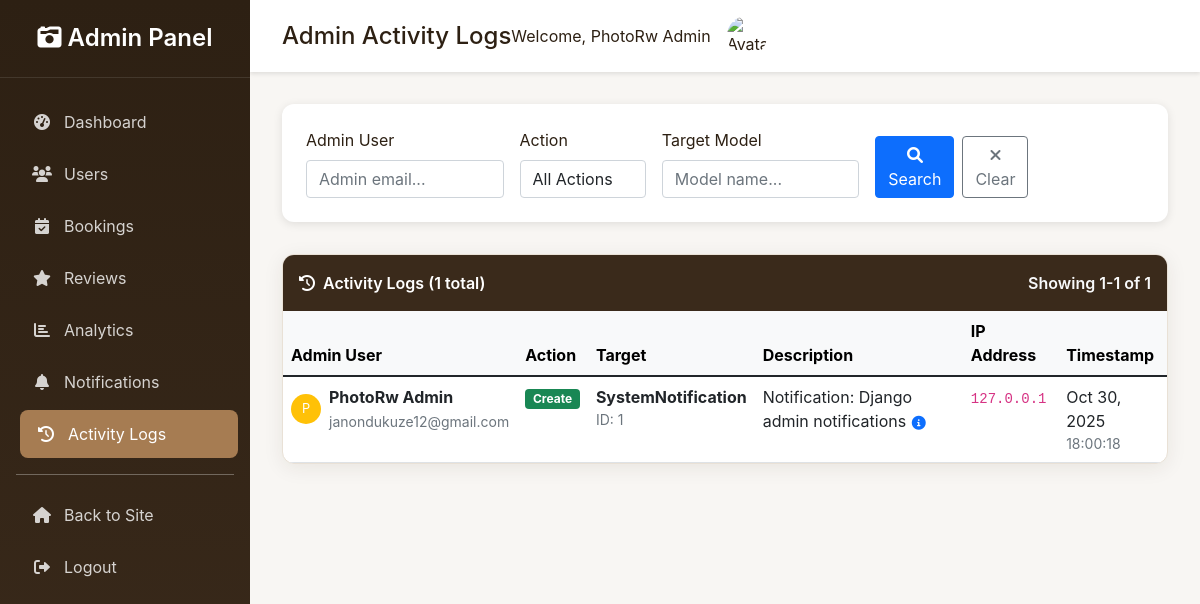
/admin-dashboard/logs/ (signed in), run on the app's committed database.
### users/models.py (models this page shows, shortened)
class User(AbstractUser):
	class Roles(models.TextChoices):
		PHOTOGRAPHER = 'photographer', _('Photographer')
		CLIENT = 'client', _('Client')
		ADMIN = 'admin', _('Platform Admin')
	username = models.CharField(
		_('username'),
		max_length=150,
		unique=True,
		help_text=_('Required. 150 characters or fewer. Letters, digits, spaces, dots, hyphens, and underscores allowed.'),
		validators=[
			RegexValidator(
				regex=r'^[\w\s\.\-\_]+$',
				message=_('Username can only contain letters, numbers, spaces, dots, hyphens, and underscores.'),
				code='invalid_username'
			)
		],
		error_messages={
			'unique': _("A user with that username already exists."),
		},
	)
	email = models.EmailField(_('email address'), unique=True, blank=False, null=False, help_text=_('Required. Enter a valid email address.'))
	bio = models.TextField(_('bio'), blank=True)
	profile_picture = models.ImageField(upload_to='profile_pics/', blank=True, null=True)
	location = models.CharField(max_length=255, blank=True)
	contact_info = models.CharField(max_length=255, blank=True)
	is_verified = models.BooleanField(default=False)
	role = models.CharField(max_length=20, choices=Roles.choices, default=Roles.CLIENT)
	price = models.DecimalField(max_digits=8, decimal_places=2, blank=True, null=True, help_text=_('Typical session price (optional)'))
	badges = models.CharField(max_length=255, blank=True, help_text=_('Badges or special recognitions (comma-separated)'))
	certifications = models.CharField(max_length=255, blank=True, help_text=_('Certifications (comma-separated)'))
	awards = models.CharField(max_length=255, blank=True, help_text=_('Awards (comma-separated)'))
	social_proof = models.URLField(blank=True, help_text=_('Link to social proof (portfolio, Instagram, etc.)'))
	USERNAME_FIELD = 'email'
	REQUIRED_FIELDS = ['username']

### admin_dashboard/models.py (models this page shows, shortened)
class AdminActivityLog(models.Model):
    ACTION_CHOICES = [
        ('create', 'Create'),
        ('update', 'Update'),
        ('delete', 'Delete'),
        ('approve', 'Approve'),
        ('reject', 'Reject'),
        ('suspend', 'Suspend'),
        ('activate', 'Activate'),
    ]
    admin_user = models.ForeignKey(User, on_delete=models.CASCADE, related_name='admin_activities')
    action = models.CharField(max_length=20, choices=ACTION_CHOICES)
    target_model = models.CharField(max_length=100)  # Model name
    target_id = models.PositiveIntegerField()  # Object ID
    target_description = models.CharField(max_length=255)  # Human readable description
    details = models.TextField(blank=True)
    timestamp = models.DateTimeField(auto_now_add=True)
    ip_address = models.GenericIPAddressField(null=True, blank=True)
    class Meta:
        ordering = ['-timestamp']

### admin_dashboard/views.py (the view)
# urls.py: path('logs/', views.activity_logs, name='activity_logs'),
@login_required
@user_passes_test(is_admin)
def activity_logs(request):
    admin_filter = request.GET.get('admin', '')
    action_filter = request.GET.get('action', '')
    model_filter = request.GET.get('model', '')
    logs = AdminActivityLog.objects.select_related('admin_user')
    if admin_filter:
        logs = logs.filter(admin_user__email__icontains=admin_filter)
    if action_filter:
        logs = logs.filter(action=action_filter)
    if model_filter:
        logs = logs.filter(target_model__icontains=model_filter)
    paginator = Paginator(logs, 50)
    page_number = request.GET.get('page')
    page_obj = paginator.get_page(page_number)
    context = {
        'page_obj': page_obj,
        'admin_filter': admin_filter,
        'action_filter': action_filter,
        'model_filter': model_filter,
        'action_choices': AdminActivityLog.ACTION_CHOICES,
    }
    return render(request, 'admin_dashboard/activity_logs.html', context)

### admin_dashboard/views.py (called while the page is built)
def is_admin(user):
    return user.is_authenticated and user.role == User.Roles.ADMIN

### admin_dashboard/templates/admin_dashboard/activity_logs.html (shortened to what this page needs)
{% extends 'admin_dashboard/base_admin.html' %}
{% block page_title %}Admin Activity Logs{% endblock %}
{% block content %}
<div class="search-filters">
    <form method="get" class="row g-3">
        <div class="col-md-3">
            <label for="admin" class="form-label">Admin User</label>
            <input type="text" class="form-control" id="admin" name="admin"
                   value="{{ admin_filter }}" placeholder="Admin email...">
        </div>
        <div class="col-md-2">
            <label for="action" class="form-label">Action</label>
            <select class="form-control" id="action" name="action">
                <option value="">All Actions</option>
            </select>
        </div>
        <div class="col-md-3">
            <label for="model" class="form-label">Target Model</label>
            <input type="text" class="form-control" id="model" name="model"
                   value="{{ model_filter }}" placeholder="Model name...">
        </div>
        <div class="col-md-2 d-flex align-items-end">
            <button type="submit" class="btn btn-primary me-2">
                <i class="fas fa-search"></i> Search
            </button>
            <a href="{% url 'admin_dashboard:activity_logs' %}" class="btn btn-outline-secondary">
                <i class="fas fa-times"></i> Clear
            </a>
        </div>
    </form>
</div>
<div class="data-table">
    <div class="table-header d-flex justify-content-between align-items-center">
        <span><i class="fas fa-history me-2"></i>Activity Logs ({{ page_obj.paginator.count }} total)</span>
        <div>
            <span class="text-light">Showing {{ page_obj.start_index }}-{{ page_obj.end_index }} of {{ page_obj.paginator.count }}</span>
        </div>
    </div>
    <div class="table-responsive">
        <table class="table table-hover mb-0">
            <thead class="table-light">
                <tr>
                    <th>Admin User</th>
                    <th>Action</th>
                    <th>Target</th>
                    <th>Description</th>
                    <th>IP Address</th>
                    <th>Timestamp</th>
                </tr>
            </thead>
            <tbody>
                {% for log in page_obj %}
                    <tr>
                        <td>
                            <div class="d-flex align-items-center">
                                {% if log.admin_user.profile_picture %}
                                    <img src="{{ log.admin_user.profile_picture.url }}" alt="Avatar" class="user-avatar me-2" style="width: 30px; height: 30px;">
                                {% else %}
                                    <div class="user-avatar me-2 bg-warning d-flex align-items-center justify-content-center text-white" style="width: 30px; height: 30px; font-size: 0.8rem;">
                                        {{ log.admin_user.first_name|first|default:log.admin_user.email|first|upper }}
                                    </div>
                                {% endif %}
                                <div>
                                    <div class="fw-bold">{{ log.admin_user.get_full_name|default:log.admin_user.username }}</div>
                                    <small class="text-muted">{{ log.admin_user.email }}</small>
                                </div>
                            </div>
                        </td>
                        <td>
                            <span class="badge bg-{% if log.action == 'create' %}success{% elif log.action == 'update' %}info{% elif log.action == 'delete' %}danger{% elif log.action == 'approve' %}success{% elif log.action == 'reject' %}warning{% else %}secondary{% endif %}">
                                {{ log.get_action_display }}
                            </span>
                        </td>
                        <td>
                            <div>
                                <span class="fw-bold">{{ log.target_model }}</span>
                                <small class="text-muted d-block">ID: {{ log.target_id }}</small>
                            </div>
                        </td>
                        <td>
                            <div>
                                {{ log.target_description|truncatechars:50 }}
                                {% if log.details %}
                                    <button class="btn btn-link btn-sm p-0" onclick="showDetails('{{ log.id }}')">
                                        <i class="fas fa-info-circle"></i>
                                    </button>
                                {% endif %}
                            </div>
                        </td>
                        <td>
                            <code class="small">{{ log.ip_address|default:"N/A" }}</code>
                        </td>
                        <td>
                            <div>
                                {{ log.timestamp|date:"M d, Y" }}
                                <small class="text-muted d-block">{{ log.timestamp|time:"H:i:s" }}</small>
                            </div>
                        </td>
                    </tr>
                {% endfor %}
            </tbody>
        </table>
    </div>
</div>
{% endblock %}

### admin_dashboard/templates/admin_dashboard/base_admin.html (shortened to what this page needs)
<!DOCTYPE html>
<html lang="en">
<head>
    <link href="https://cdn.jsdelivr.net/npm/bootstrap@5.1.3/dist/css/bootstrap.min.css" rel="stylesheet">
    <link rel="stylesheet" href="https://cdnjs.cloudflare.com/ajax/libs/font-awesome/6.0.0/css/all.min.css">
</head>
<body>
    <div class="admin-wrapper">
        <nav class="admin-sidebar">
            <div class="sidebar-brand">
                <h4><i class="fas fa-camera-retro"></i> Admin Panel</h4>
            </div>
            <div class="sidebar-nav">
                <div class="nav-item">
                    <a href="{% url 'admin_dashboard:dashboard' %}" class="nav-link {% if request.resolver_match.url_name == 'dashboard' %}active{% endif %}">
                        <i class="fas fa-tachometer-alt"></i> Dashboard
                    </a>
                </div>
                <div class="nav-item">
                    <a href="{% url 'admin_dashboard:users_management' %}" class="nav-link {% if request.resolver_match.url_name == 'users_management' %}active{% endif %}">
                        <i class="fas fa-users"></i> Users
                    </a>
                </div>
                <div class="nav-item">
                    <a href="{% url 'admin_dashboard:bookings_management' %}" class="nav-link {% if request.resolver_match.url_name == 'bookings_management' %}active{% endif %}">
                        <i class="fas fa-calendar-check"></i> Bookings
                    </a>
                </div>
                <div class="nav-item">
                    <a href="{% url 'admin_dashboard:reviews_management' %}" class="nav-link {% if request.resolver_match.url_name == 'reviews_management' %}active{% endif %}">
                        <i class="fas fa-star"></i> Reviews
                    </a>
                </div>
                <div class="nav-item">
                    <a href="{% url 'admin_dashboard:analytics' %}" class="nav-link {% if request.resolver_match.url_name == 'analytics' %}active{% endif %}">
                        <i class="fas fa-chart-bar"></i> Analytics
                    </a>
                </div>
                <div class="nav-item">
                    <a href="{% url 'admin_dashboard:notifications_management' %}" class="nav-link {% if request.resolver_match.url_name == 'notifications_management' %}active{% endif %}">
                        <i class="fas fa-bell"></i> Notifications
                    </a>
                </div>
                <div class="nav-item">
                    <a href="{% url 'admin_dashboard:activity_logs' %}" class="nav-link {% if request.resolver_match.url_name == 'activity_logs' %}active{% endif %}">
                        <i class="fas fa-history"></i> Activity Logs
                    </a>
                </div>
                <hr style="margin: 1rem; opacity: 0.3;">
                <div class="nav-item">
                    <a href="{% url 'home' %}" class="nav-link">
                        <i class="fas fa-home"></i> Back to Site
                    </a>
                </div>
                <div class="nav-item">
                    <a href="{% url 'users:logout' %}" class="nav-link">
                        <i class="fas fa-sign-out-alt"></i> Logout
                    </a>
                </div>
            </div>
        </nav>
        <div class="admin-content">
            <header class="admin-header">
                <div class="d-flex align-items-center">
                    <h1 class="h4 mb-0">{% block page_title %}Admin Dashboard{% endblock %}</h1>
                </div>
                <div class="d-flex align-items-center">
                    <span class="me-3">Welcome, {{ request.user.get_full_name|default:request.user.username }}</span>
                    <img src="{% if request.user.profile_picture %}{{ request.user.profile_picture.url }}{% else %}/static/images/default-avatar.png{% endif %}"
                         alt="Avatar" class="user-avatar">
                </div>
            </header>
            <main class="admin-main">
                {% block content %}{% endblock %}
            </main>
        </div>
    </div>
</body>
</html>

### admin_dashboard/templates/admin_dashboard/base_admin.html (style rules this page uses)
:root { --sidebar-width: 250px; --primary-dark: #2D2013; --primary: #3A2A1B; --accent: #A67C52; --accent-light: #C7A17A; --gold: #FFD700; --surface: #FFFFFF; --surface-alt: #F8F6F3; --surface-light: #F5F3F0; --text-main: #2D2013; --text-light: #6B6B6B; --success: #27ae60; --warning: #f39c12; --danger: #e74c3c; --info: #A67C52; --border: #e9e1d6; --shadow: 0 4px 20px rgba(45, 32, 19, 0.08); --transition: all 0.3s ease; }
body { margin: 0; font-family: 'Inter', -apple-system, BlinkMacSystemFont, 'Segoe UI', Roboto, sans-serif; background-color: var(--surface-alt); color: var(--text-main); }
.admin-wrapper { display: flex; min-height: 100vh; }
.admin-sidebar { width: var(--sidebar-width); background: linear-gradient(180deg, var(--primary-dark) 0%, var(--primary) 100%); color: white; position: fixed; height: 100vh; overflow-y: auto; z-index: 1000; }
.admin-content { margin-left: var(--sidebar-width); flex: 1; min-height: 100vh; }
.admin-header { background: white; padding: 1rem 2rem; box-shadow: 0 2px 4px rgba(0,0,0,0.1); display: flex; justify-content: between; align-items: center; }
.admin-main { padding: 2rem; }
.sidebar-brand { padding: 1.5rem; text-align: center; border-bottom: 1px solid rgba(255,255,255,0.1); }
.sidebar-brand h4 { margin: 0; font-weight: 600; }
.sidebar-nav { padding: 1rem 0; }
.nav-item { margin: 0.25rem 1rem; }
.nav-link { color: rgba(255,255,255,0.8); padding: 0.75rem 1rem; border-radius: 8px; text-decoration: none; display: flex; align-items: center; transition: all 0.3s ease; }
.nav-link:hover, .nav-link.active { background: var(--accent); color: white; text-decoration: none; transform: translateX(4px); }
.nav-link i { width: 20px; margin-right: 0.75rem; text-align: center; }
.data-table { background: var(--surface); border-radius: 12px; overflow: hidden; box-shadow: var(--shadow); border: 1px solid var(--border); }
.table-header { background: var(--primary); color: white; padding: 1rem; font-weight: 600; }
.search-filters { background: white; padding: 1.5rem; border-radius: 12px; margin-bottom: 2rem; box-shadow: 0 2px 10px rgba(0,0,0,0.1); }
.user-avatar { width: 40px; height: 40px; border-radius: 50%; object-fit: cover; }

### data on the page
User: user.get_full_name "PhotoRw Admin"
AdminActivityLog: admin_user.first_name|first "P", admin_user.get_full_name "PhotoRw Admin", admin_user.email "janondukuze12@gmail.com", action "Create", target_model "SystemNotification", target_id "1", target_description "Notification: Django admin notifications", ip_address "127.0.0.1", timestamp "Oct 30, 2025", timestamp "18:00:18"

### other printed values
{{ page_obj.paginator.count }} "1"
{{ page_obj.start_index }} "1"
{{ page_obj.end_index }} "1"
